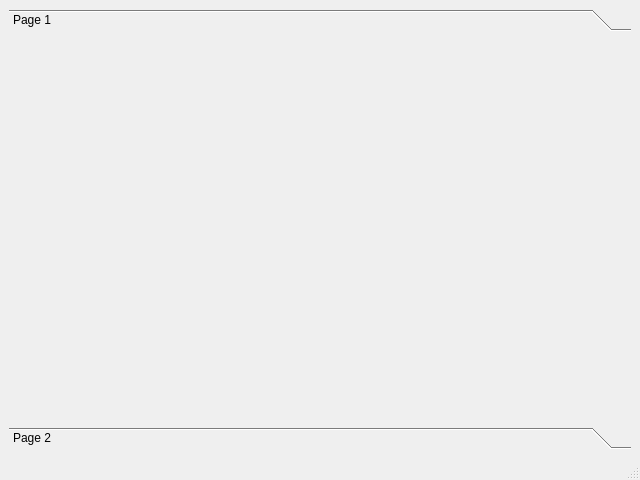
<?xml version="1.0" encoding="UTF-8"?>
<ui version="4.0">
 <class>MainWindow</class>
 <widget class="QMainWindow" name="MainWindow">
  <property name="geometry">
   <rect>
    <x>0</x>
    <y>0</y>
    <width>640</width>
    <height>480</height>
   </rect>
  </property>
  <property name="windowTitle">
   <string>MainWindow</string>
  </property>
  <widget class="QWidget" name="centralwidget">
   <layout class="QVBoxLayout" name="verticalLayout">
    <item>
     <widget class="QToolBox" name="toolBox">
      <property name="currentIndex">
       <number>0</number>
      </property>
      <widget class="QWidget" name="page">
       <property name="geometry">
        <rect>
         <x>0</x>
         <y>0</y>
         <width>622</width>
         <height>369</height>
        </rect>
       </property>
       <attribute name="label">
        <string>Page 1</string>
       </attribute>
      </widget>
      <widget class="QWidget" name="page_2">
       <property name="geometry">
        <rect>
         <x>0</x>
         <y>0</y>
         <width>98</width>
         <height>28</height>
        </rect>
       </property>
       <attribute name="label">
        <string>Page 2</string>
       </attribute>
      </widget>
     </widget>
    </item>
   </layout>
  </widget>
  <widget class="QMenuBar" name="menubar">
   <property name="geometry">
    <rect>
     <x>0</x>
     <y>0</y>
     <width>640</width>
     <height>21</height>
    </rect>
   </property>
  </widget>
  <widget class="QStatusBar" name="statusbar"/>
 </widget>
 <resources/>
 <connections/>
</ui>
